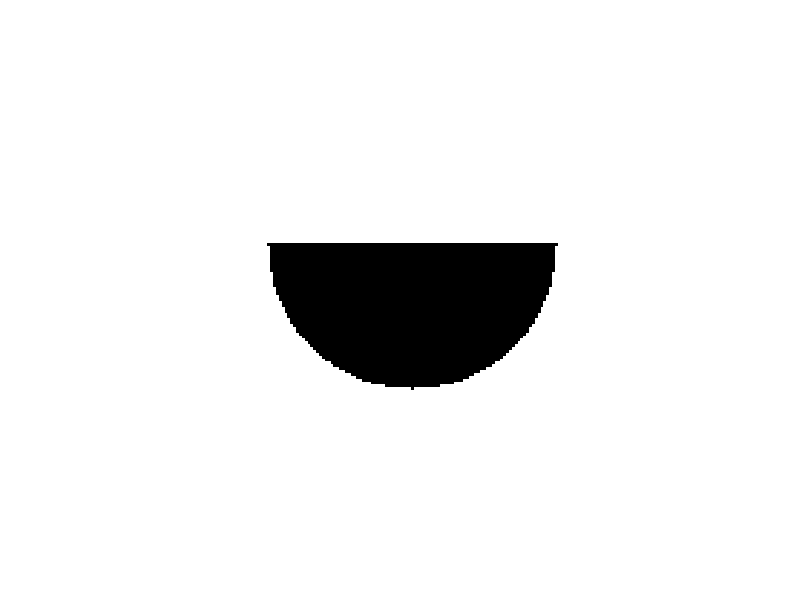

MATLAB code to generate this figure:
R = 50;
M = 17*R/5;
N = 4*R;
f = ones(M,N);
% 1=> white / 0=> black
for i=1:M
    for j=1:N
        % unterer halbkreis
        if ((i-7*R/5)^2 + (j-2*R)^2 <= R^2 && i >= 7*R/5)
            f(i,j)=0;
        end
        % halbkreis links
        if ((i-7*R/5)^2 + (j-7*R/5)^2 <= (2*R/5)^2 && i < 7*R/5)
            f(i,j)=1;
        end
        % halbkreis rechts
        if ((i-7*R/5)^2 + (j-13*R/5)^2 <= (2*R/5)^2 && i < 7*R/5)
            f(i,j)=1;
        end
        % zentraler kreis
        if ((i-7*R/5)^2 + (j-2*R)^2 <= (R/5)^2 && i >= 7*R/5)
            f(i,j)=0;
        end
    end
end
imshow(f,[]);